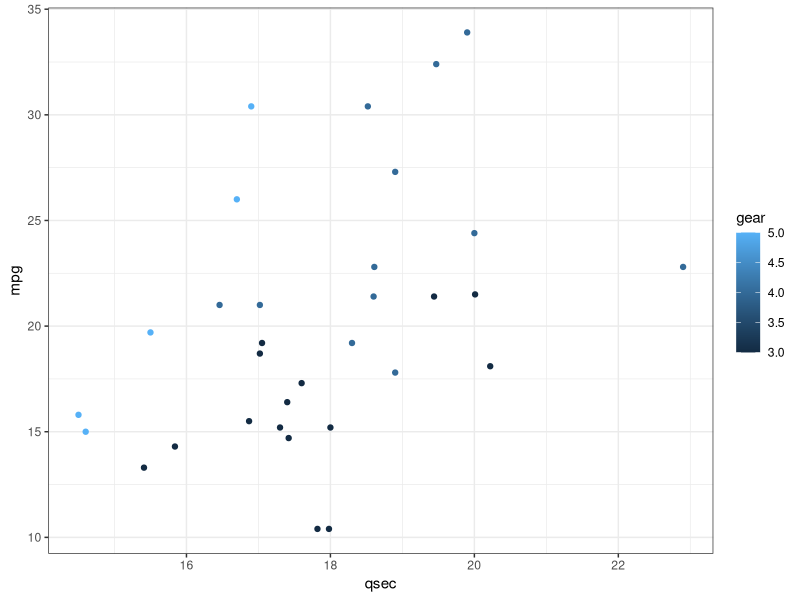

This figure's R source:
## ---- chunk 1
library(tidyverse)

ggplot(mtcars, aes(x = qsec, y = mpg, color = gear)) +
  geom_point() +
  theme_bw()
